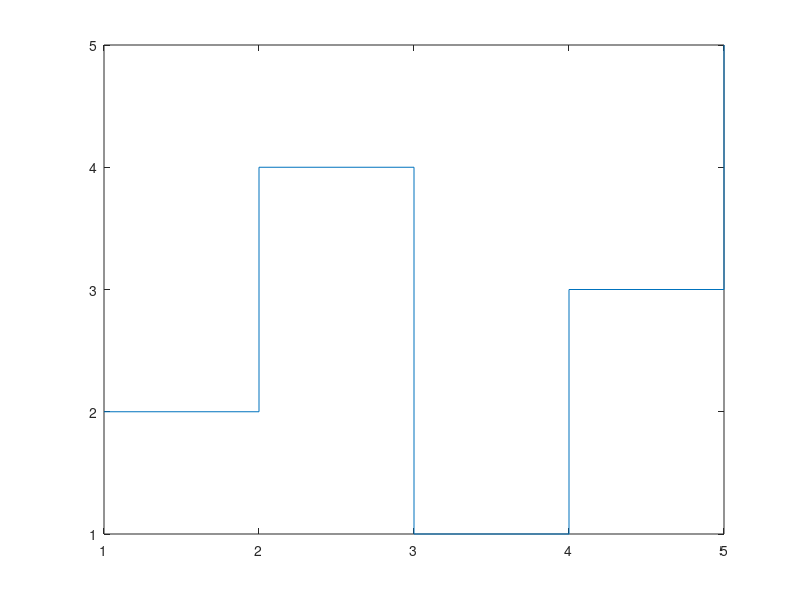

The MATLAB script that drew this image:
x = [1 2 3 4 5];  % Przykładowy wektor x
y = [2 4 1 3 5];  % Przykładowy wektor y
stairs(x, y);  % Tworzenie wykresu typu stairs

% Znalezienie indeksu dla punktu x = 3
index = find(x == 3);

% Wysokość schodka w punkcie x = 3
difference = y(index) - y(index-1);